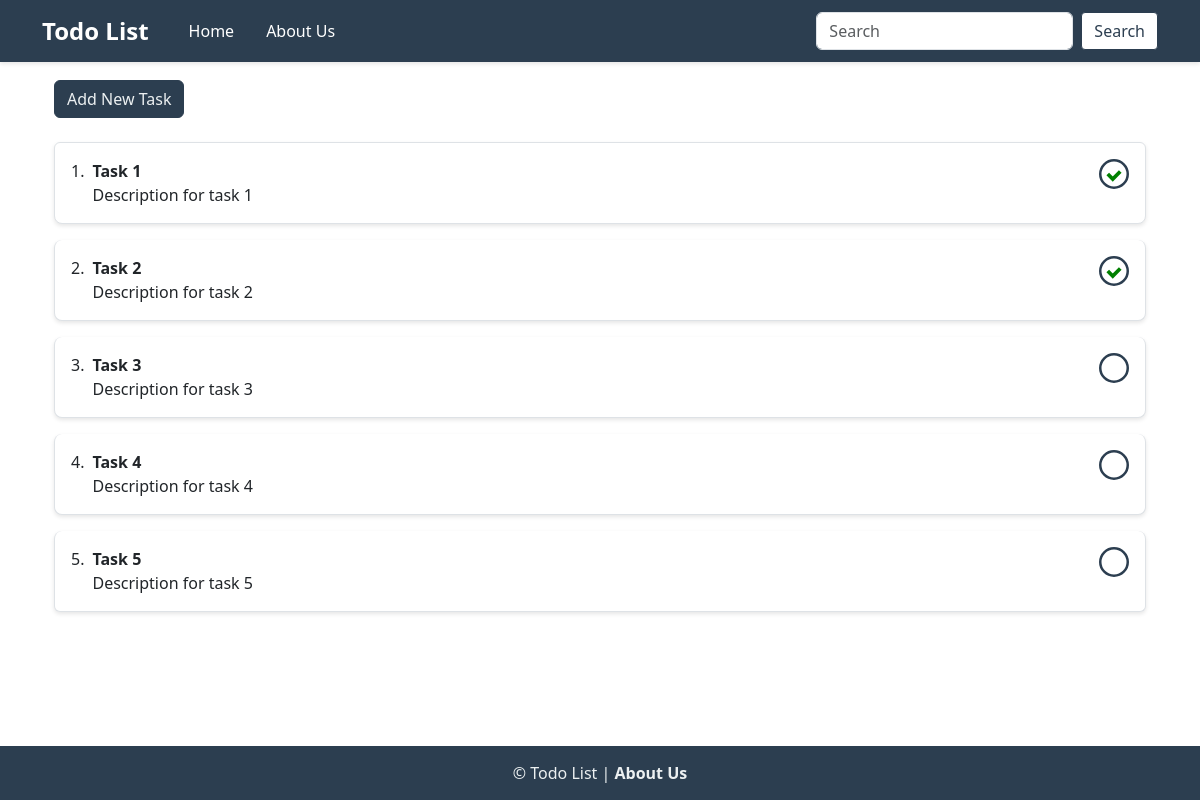
The page / on the database its author committed.
### tasks/models.py (models this page shows, shortened)
class Task(models.Model):
    title = models.CharField(max_length=200)
    description = models.TextField(blank=True)
    date = models.DateField(auto_now=False, auto_now_add=True)
    complete = models.BooleanField(default=False)
    position = models.PositiveIntegerField(default=0)

### tasks/views.py (the view)
# urls.py: path('', task_views.TaskListView.as_view(), name='tasks_list'),
class TaskListView(ListView):
    model = Task
    template_name = "tasks_list.html"
    context_object_name = 'tasks'
    ordering = ['position']
    def get_queryset(self):
        search_query = self.request.GET.get('search', '')  # Get search query from URL parameters
        queryset = super().get_queryset()
        if search_query:
            queryset = queryset.filter(title__icontains=search_query)  # Filter tasks based on search query
        return queryset

### templates/tasks_list.html (shortened to what this page needs)
{% extends "base.html" %}
{% block content %}
    <div class="container mt-4">
        <div class="mb-4">
            <a href="{% url 'task_create' %}" class="btn btn-primary">
                Add New Task
            </a>
        </div>
        <ol id="task-list" class="list-group list-group-numbered">
            {% for task in tasks %}
            <li class="list-group-item task-item d-flex justify-content-between align-items-start" data-id="{{ task.id }}">
                <div class="task-card d-flex w-100 justify-content-between align-items-start">
                    <div class="ms-2 me-auto">
                        <div class="fw-bold">
                            <a href="{% url 'task_detail' task.id %}" class="text-decoration-none text-dark">{{ task.title }}</a>
                        </div>
                        <div>{{ task.description|truncatewords:10 }}</div>
                    </div>
                    <button class="btn status-btn {% if task.complete %}completed{% else %}not-completed{% endif %}" data-id="{{ task.id }}" title="{% if task.complete %}Completed{% else %}Not Completed{% endif %}">
                        <svg class="status-circle" xmlns="http://www.w3.org/2000/svg" width="40" height="40" viewBox="0 0 24 24">
                            <circle cx="12" cy="12" r="11" stroke="#2c3e50" stroke-width="2" fill="none"/>
                            {% if task.complete %}
                                <path d="M7 12l4 4 6-6" stroke="green" stroke-width="2" fill="none"/>
                            {% endif %}
                        </svg>
                    </button>
                </div>
            </li>
            {% endfor %}
        </ol>
    </div>
{% endblock %}

### static/css/style.css (style rules this page uses)
body { padding-top: 56px; }
.list-group-item { position: relative; padding: 1rem; margin-bottom: 1rem; border-radius: .5rem; background: white; border: 1px solid #dee2e6; box-shadow: 0 2px 4px rgba(0, 0, 0, 0.1); transition: box-shadow 0.3s ease-in-out; }
.status-btn { border: none; background: transparent; display: flex; align-items: center; justify-content: center; width: 30px; height: 30px; padding: 0; cursor: pointer; }
.status-circle { stroke: #2c3e50; stroke-width: 1; fill: none; }
.btn-primary { background-color: #2c3e50; border-color: #2c3e50; color: #ecf0f1; }
a { text-decoration: none; }

### rows shown on the page
Task: title "Task 1", description "Description for task 1"
Task: title "Task 2", description "Description for task 2"
Task: title "Task 3", description "Description for task 3"
Task: title "Task 4", description "Description for task 4"
Task: title "Task 5", description "Description for task 5"
